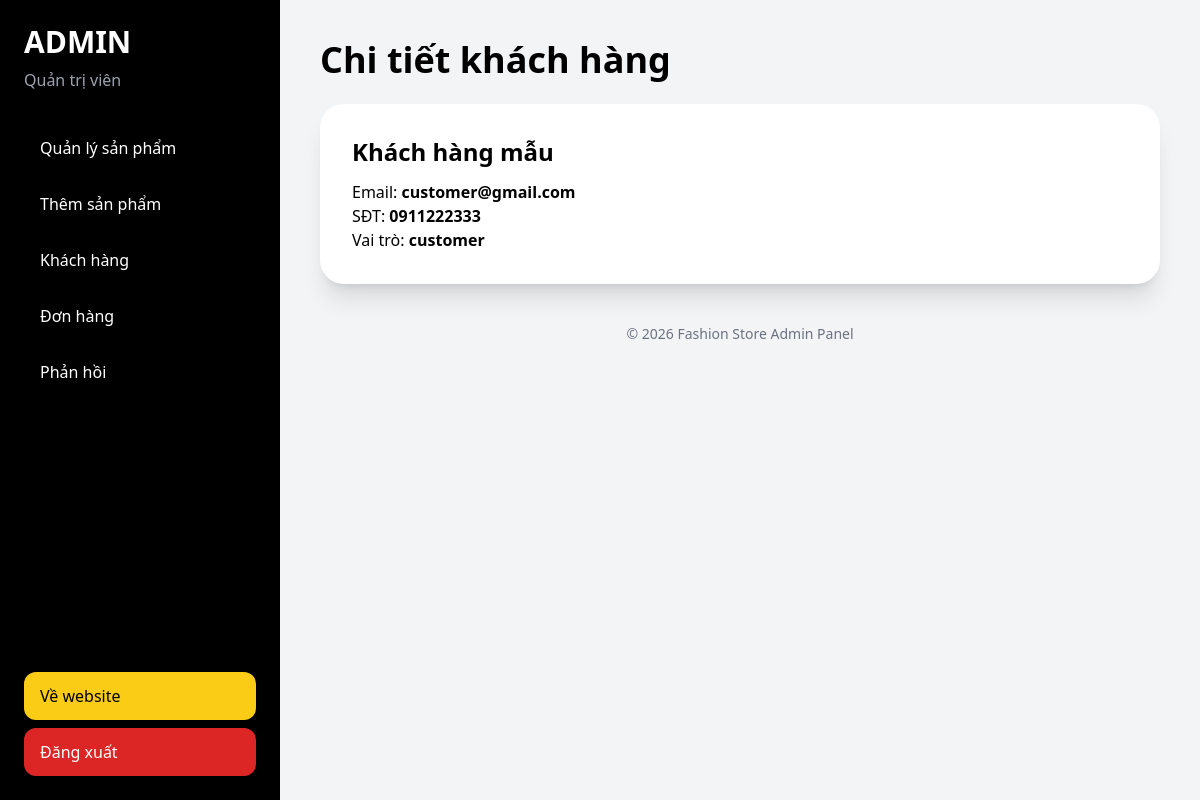
Screenshot of /admin/customer-detail.php?id=3 (signed in) with the database file from the repository.
### tables this page shows
CREATE TABLE users (
  id INT AUTO_INCREMENT PRIMARY KEY,
  fullname VARCHAR(255) NOT NULL,
  email VARCHAR(255) NOT NULL UNIQUE,
  password VARCHAR(255) NOT NULL,
  phone VARCHAR(20),
  address TEXT,
  role ENUM('admin','staff','customer') DEFAULT 'customer',
  last_login DATETIME NULL,
  created_at DATETIME DEFAULT CURRENT_TIMESTAMP
);

### admin/customer-detail.php (the view, shortened to what this page needs)
<?php
require "../config/database.php";
$customerId = $_GET["id"] ?? 0;
$stmt = $conn->prepare("SELECT * FROM users WHERE id = ?");
$stmt->execute([$customerId]);
$customer = $stmt->fetch(PDO::FETCH_ASSOC);
include "_layout_start.php";
?>
<h1 class="text-4xl font-extrabold mb-6">Chi tiết khách hàng</h1>
<div class="bg-white rounded-3xl shadow-xl p-8 mb-8">
    <h2 class="text-2xl font-bold mb-3">
        <?= htmlspecialchars($customer["fullname"]) ?>
    </h2>
    <p>Email: <b><?= htmlspecialchars($customer["email"]) ?></b></p>
    <p>SĐT: <b><?= htmlspecialchars($customer["phone"] ?? "Chưa có") ?></b></p>
    <p>Vai trò: <b><?= htmlspecialchars($customer["role"]) ?></b></p>
</div>
<?php include "_layout_end.php"; ?>

### rows the page displays
users: fullname "Khách hàng mẫu", email "customer@gmail.com", phone "0911222333", role "customer"

### other values shown
$_SESSION["fullname"] "Quản trị viên"
